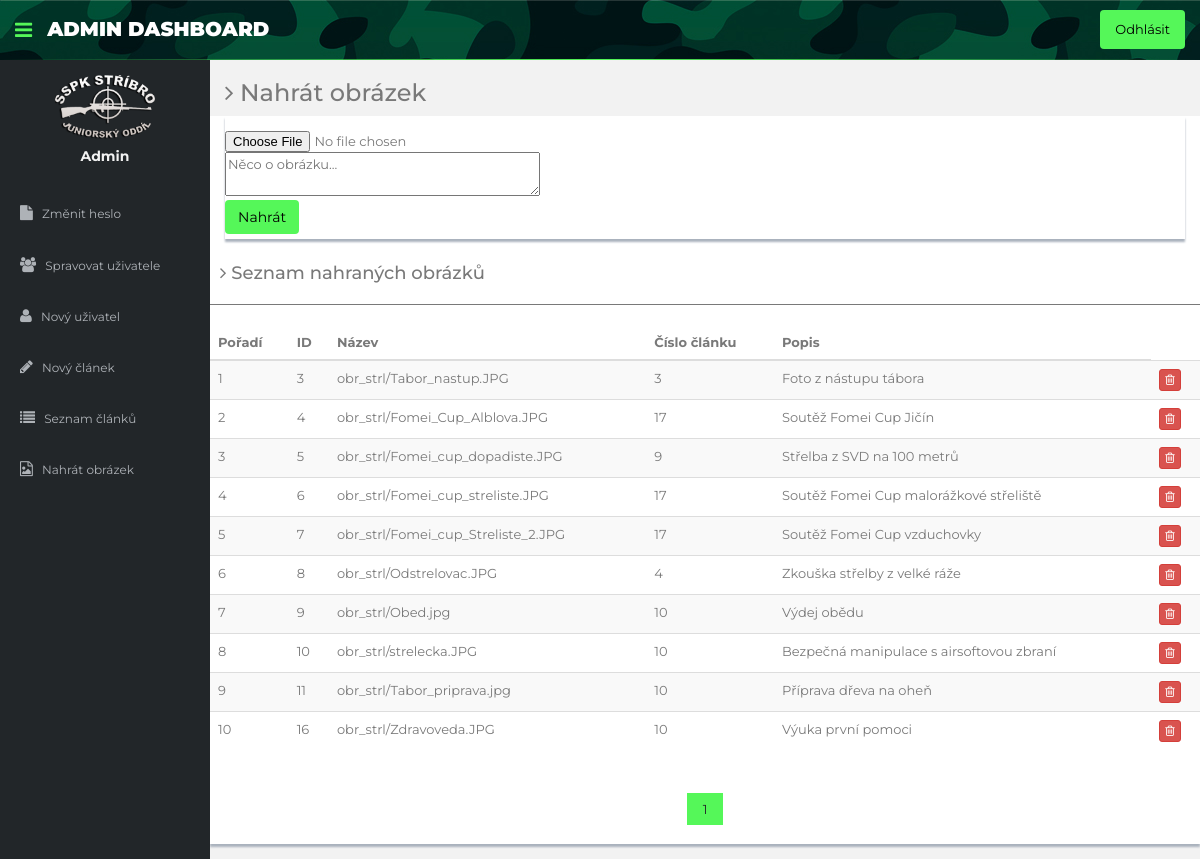
The page /admin/upload_image.php on the database its author committed.
### tables this page shows
CREATE TABLE `obrazky` (
  `ID` int(11) NOT NULL,
  `URL_obr` varchar(255) NOT NULL,
  `Clanek` int(11) NOT NULL,
  `Popis` text NOT NULL
);

### admin/upload_image.php (the view, shortened to what this page needs)
<?php
 include'dbconnection.php';
?>
<!DOCTYPE html>
<html lang="cs">
  <head>
    <link href="assets/css/bootstrap.css" rel="stylesheet">
    <link href="assets/font-awesome/css/font-awesome.css" rel="stylesheet" />
    <link href="assets/css/style.css" rel="stylesheet">
    <link href="assets/css/style-responsive.css" rel="stylesheet">
    <link href="assets/css/styl_admin.css" rel="stylesheet">
  </head>
  <body>
  <section id="container" >
      <header class="header black-bg">
              <div class="sidebar-toggle-box">
                  <div class="fa fa-bars tooltips" data-placement="right" data-original-title="Toggle Navigation"></div>
              </div>
            <a href="#" class="logo"><b>Admin Dashboard</b></a>
            <div class="top-menu">
            	<ul class="nav pull-right">
                    <li><a class="logout" href="logout.php">Odhlásit</a></li>
            	</ul>
            </div>
        </header>
      <aside>
          <div id="sidebar"  class="nav-collapse ">
              <ul class="sidebar-menu" id="nav-accordion">
              	  <p class="centered"><a href="#"><img src="assets/img/logo_bile.PNG" class="img-circle" width="60"></a></p>
              	  <h5 class="centered"><?php echo "Admin";?></h5>
                  <li class="mt">
                      <a href="change-password.php">
                          <i class="fa fa-file"></i>
                          <span>Změnit heslo</span>
                      </a>
                  </li>
                  <li class="sub-menu">
                      <a href="manage-users.php" >
                          <i class="fa fa-users"></i>
                          <span>Spravovat uživatele</span>
                      </a>
                  </li>
                  <li class="sub-menu">
                      <a href="create_user.php" >
                          <i class="fa fa-user"></i>
                          <span>Nový uživatel</span>
                      </a>
                  </li>
                  <li class="sub-menu">
                      <a href="new_article.php" >
                          <i class="fa fa-pencil"></i>
                          <span>Nový článek</span>
                      </a>
                  </li>
                  <li class="sub-menu">
                      <a href="article_list.php" >
                          <i class="fa fa-list"></i>
                          <span>Seznam článků</span>
                      </a>
                  </li>
                  <li class="sub-menu">
                      <a href="upload_image.php" >
                          <i class="fa fa-file-image-o"></i>
                          <span>Nahrát obrázek</span>
                      </a>
                  </li>
              </ul>
          </div>
      </aside>
      <section id="main-content">
          <section class="wrapper">
          	<h3><i class="fa fa-angle-right"></i> Nahrát obrázek</h3>
				<div class="row">
                  <div class="mb col-md-12">
                    <div class="content-panel">
                    <form class="form-horizontal style-form" method="post" action="" enctype="multipart/form-data">
                        <div>
                        <input type="file" name="image">
                        </div>
                        <div>
                        <textarea  id="text" cols="40" rows="2" name="image_text" placeholder="Něco o obrázku..."></textarea>
                        </div>
                        <div>
                            <button class="btn logout" type="submit" name="upload">Nahrát</button>
                        </div>
                     </form>
                    </div>
                </div>
                <div class="content-panel">
                    <table class="table table-striped table-advance table-hover">
	                    <h4><i class="fa fa-angle-right"></i> Seznam nahraných obrázků </h4>
	                  	  	  <hr>
                        <thead>
                            <tr>
                                <th>Pořadí</th>
                                <th>ID</th>
                                <th>Název</th>
                                <th>Číslo článku</th>
                                <th>Popis</th>
                            </tr>
                        </thead>
                        <tbody>
                              <?php
                              $ret=mysqli_query($con,"select * from obrazky");
                              $cnt=1;
                              $results_per_page = 10;
                              $number_of_results = mysqli_num_rows($ret);
                              $number_of_pages = ceil($number_of_results/$results_per_page);
                              if (!isset($_GET['page'])) {
                                $page = 1;
                                }
                                else {
                                    $page = $_GET['page'];
                                }
                                $this_page_first_result = ($page-1)*$results_per_page;
                                $sqlpoc='SELECT * FROM obrazky LIMIT ' . $this_page_first_result . ',' .  $results_per_page;
                                $result = mysqli_query($con, $sqlpoc);
							  while($row=mysqli_fetch_array($result))
							  {?>
                              <tr>
                              <td><?php echo $cnt;?></td>
                                  <td><?php echo $row['ID'];?></td>
                                  <td><?php echo $row['URL_obr'];?></td>
                                  <td><?php echo $row['Clanek'];?></td>
                                  <td><?php echo $row['Popis'];?></td>
                                  <td>
                                     <a href="upload_image.php?id=<?php echo $row['ID'];?>">
                                     <button class="btn btn-danger btn-xs" onClick="return confirm('Opravdu chcete smazat obrázek?');"><i class="fa fa-trash-o "></i></button></a>
                                  </td>
                              </tr>
                              <?php $cnt=$cnt+1; }?>
                        </tbody>
                     </table>
                        <div class="text-center">
                            <div class="pagination">
                                <?php
                                for ($i=1;$i<=$number_of_pages;$i++) {
                                    if($i==$page)
                                    echo '<a class="active">'.$i.'</a>';
                                    else
                                        echo '<a href="upload_image.php?page=' . $i . '">' . $i . '</a>';
                                }
                                ?>
                            </div>
                        </div>
              </div>
        </section>
</section>
  </body>
</html>

### admin/assets/css/style.css (style rules this page uses)
body { color: #797979; background: #f2f2f2; font-family: 'Ruda', sans-serif; padding: 0px !important; margin: 0px !important; font-size:13px; }
ul li { list-style: none; }
a, a:hover, a:focus { text-decoration: none; outline: none; }
#container { width: 100%; height: 100%; }
hr { margin-top: 20px; margin-bottom: 20px; border: 0; border-top: 1px solid #797979; }
.centered { text-align: center; }
.mt { margin-top: 25px; }
.mb { margin-bottom: 25px; }
#sidebar { width: 210px; height: 100%; position: fixed; background: #424a5d; }
#sidebar h5 { color: #f2f2f2; font-weight: 700; }
#sidebar ul li { position: relative; }
ul.sidebar-menu , ul.sidebar-menu li ul.sub { margin: -2px 0 0; padding: 0; }
ul.sidebar-menu { margin-top: 75px; }
ul.sidebar-menu li { margin-bottom: 5px; margin-left:10px; margin-right:10px; }
ul.sidebar-menu li.sub-menu { line-height: 15px; }
ul.sidebar-menu li a span { display: inline-block; }
ul.sidebar-menu li a { color: #aeb2b7; text-decoration: none; display: block; padding: 15px 0 15px 10px; font-size: 12px; outline: none; -webkit-transition: all 0.3s ease; -moz-transition: all 0.3s ease; -o-transition: all 0.3s ease; -ms-transition: all 0.3s ease; transition: all 0.3s ease; }
ul.sidebar-menu li a i { font-size: 15px; padding-right: 6px; }
#main-content { margin-left: 210px; }
.header, .footer { min-height: 60px; padding: 0 15px; }
.header { position: fixed; left: 0; right: 0; z-index: 1002; }
.black-bg { background: #ffd777; border-bottom: 1px solid #c9aa5f; }
.wrapper { display: inline-block; margin-top: 60px; padding-left: 15px; padding-right: 15px; padding-bottom: 15px; padding-top: 0px; width: 100%; }
a.logo { font-size: 20px; color: #ffffff; float: left; margin-top: 15px; text-transform: uppercase; }
a.logo b { font-weight: 900; }
.sidebar-toggle-box { float: left; padding-right: 15px; margin-top: 20px; }
.sidebar-toggle-box .fa-bars { cursor: pointer; display: inline-block; font-size: 20px; }
.content-panel { background: #ffffff; box-shadow: 0px 3px 2px #aab2bd; padding-top: 15px; padding-bottom: 5px; }
.content-panel h4 { margin-left: 10px; }

### admin/assets/css/styl_admin.css (style rules this page uses)
body { font-family: Montserrat; }
.black-bg { background-image: url("../img/camu_bg.jpg"); -o-border-image: linear-gradient(to left, rgba(0, 0, 0, 0), #55f759 50%, rgba(0, 0, 0, 0)) 100% 0 stretch; border-image: -webkit-gradient(linear, right top, left top, from(rgba(0, 0, 0, 0)), color-stop(50%, #55f759), to(rgba(0, 0, 0, 0))) 100% 0 stretch; border-image: linear-gradient(to left, rgba(0, 0, 0, 0), #55f759 50%, rgba(0, 0, 0, 0)) 100% 0 stretch; background-color: #55f759; }
.logout { background-color: #55f759; color: black; border-radius: 4px; }
#sidebar { background-color: #222629; }
.img-circle { border-radius: 0%; max-width: 100px; width: 100%; }
ul, ol { margin-top: 10px; margin-bottom: 10px; }
.fa-bars { cursor: pointer; display: inline-block; font-size: 20px; color: #55f759; }
.pagination a { color: #222629; padding: 8px 16px; text-decoration: none; -webkit-transition: background-color .3s; transition: background-color .3s; }
.pagination a.active { background-color: #55f759; color: #222629; }
.pagination { margin-top: 30px; }

### rows shown on the page
obrazky: ID "3", URL_obr "obr_strl/Tabor_nastup.JPG", Clanek "3", Popis "Foto z nástupu tábora"
obrazky: ID "4", URL_obr "obr_strl/Fomei_Cup_Alblova.JPG", Clanek "17", Popis "Soutěž Fomei Cup Jičín"
obrazky: ID "5", URL_obr "obr_strl/Fomei_cup_dopadiste.JPG", Clanek "9", Popis "Střelba z SVD na 100 metrů"
obrazky: ID "6", URL_obr "obr_strl/Fomei_cup_streliste.JPG", Clanek "17", Popis "Soutěž Fomei Cup malorážkové střeliště"
obrazky: ID "7", URL_obr "obr_strl/Fomei_cup_Streliste_2.JPG", Clanek "17", Popis "Soutěž Fomei Cup vzduchovky"
obrazky: ID "8", URL_obr "obr_strl/Odstrelovac.JPG", Clanek "4", Popis "Zkouška střelby z velké ráže"
obrazky: ID "9", URL_obr "obr_strl/Obed.jpg", Clanek "10", Popis "Výdej obědu"
obrazky: ID "10", URL_obr "obr_strl/strelecka.JPG", Clanek "10", Popis "Bezpečná manipulace s airsoftovou zbraní"
obrazky: ID "11", URL_obr "obr_strl/Tabor_priprava.jpg", Clanek "10", Popis "Příprava dřeva na oheň"
obrazky: ID "16", URL_obr "obr_strl/Zdravoveda.JPG", Clanek "10", Popis "Výuka první pomoci"
